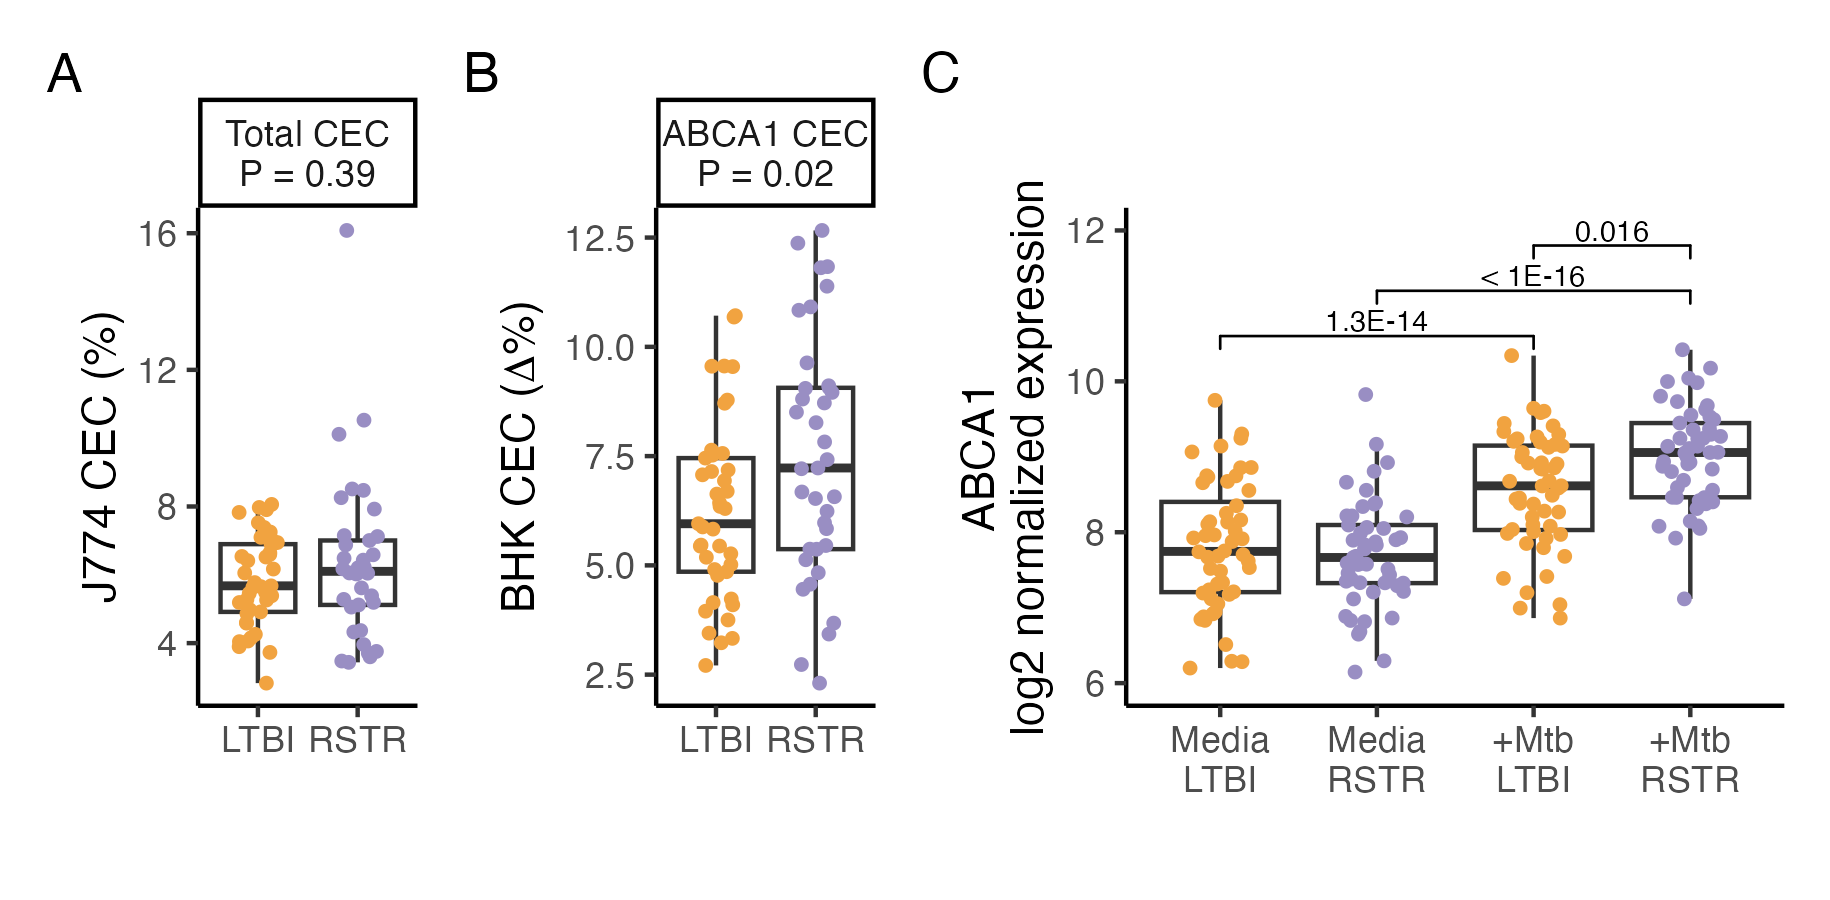

This chart was generated by the following R code:
library(tidyverse)
library(patchwork)
library(readxl)
library(ggpubr)

#### Efflux data ####
#Patient metadata
meta <- read_csv("data_refs/2021.09.08RSTR_Hawn_metadata.csv") %>% 
  distinct(FULLIDNO, RS_SUB_ACCESSION_NO, Sample_Group, M0_KCVSEX, KCHCA_AGE_YR_CURRENT,
           avgBMI, RISK_SCORE) %>% 
  drop_na(RS_SUB_ACCESSION_NO) %>% 
  arrange(FULLIDNO)

#Combine with lipoprotein and efflux data
dat <- read_excel("lipoprotein/data_raw/Study191_DMA_Efflux_ForKim211012.xlsx", 
                  sheet="DMA.data") %>% 
  select(AssayID, SUB_ACCESSION_NO) %>% #AssayID key only on sheet 1
  full_join(read_excel("lipoprotein/data_raw/Study191_DMA_Efflux_ForKim211012.xlsx", 
                       sheet="Efflux.data"), by = "AssayID") %>% 
  select(-Group) %>% 
  left_join(meta, by=c("SUB_ACCESSION_NO"="RS_SUB_ACCESSION_NO"))

# Filter to samples with kinship
kin <- read_csv("data_refs/kinship_Hawn_all.csv")

dat.kin <- dat %>% 
  filter(FULLIDNO %in% intersect(kin$rowname, dat$FULLIDNO)) %>% 
  select(AssayID, SUB_ACCESSION_NO, J774.ind:RISK_SCORE) %>% 
  select(-c(J774.basal,J774.abca1,ABCA1.basal,ABCA1.ind)) %>% 
  pivot_longer(J774.ind:ABCA1.spec, names_to = "gene") %>% 
  mutate(facet_lab = fct_recode(gene, 
                                "Total CEC"="J774.ind",
                                "ABCA1 CEC"="ABCA1.spec"
                                ))

#Filter to significant hits
dat.signif <- read_csv("lipoprotein/results/lipoprot_efflux_model_results.csv") %>% 
  filter(variable == "Sample_Group") %>% 
  right_join(dat.kin) %>% 
  rowwise() %>% 
  mutate(facet_lab = paste0(facet_lab,"\nP = ",round(pval,digits=2)),
         facet_lab = factor(facet_lab,
                            levels=c("Total CEC\nP = 0.39",
                                     "ABCA1 CEC\nP = 0.02")))

### Efflux summary ####
# dat.signif %>% 
#   group_by(gene,Sample_Group) %>% 
#   summarise(m = mean(value),
#             sd = sd(value)) %>% 
#   View()
# 
# dat.signif %>% 
#   group_by(gene) %>% 
#   summarise(m = mean(value),
#             sd = sd(value)) %>% 
#   View()

#### Efflux J774 ####
plot1 <- dat.signif %>%
  filter(grepl("J774",gene)) %>% 
  
  ggplot(aes(x=Sample_Group, y=value)) +
  geom_boxplot(outlier.shape = NA) +
  geom_jitter(aes(color=Sample_Group), width=0.2, height=0, size=1) +
  theme_classic() +
  labs(x="",y="J774 CEC (%)") +
  scale_color_manual("", values = c("#f1a340","#998ec3")) +
  theme(legend.position = "none") +
  facet_wrap(~facet_lab)
# plot1

#### Efflux BHK ####
plot3 <- dat.signif %>%
  filter(gene %in% c("ABCA1.spec")) %>% 
  
  ggplot(aes(x=Sample_Group, y=value)) +
  geom_boxplot(outlier.shape = NA) +
  geom_jitter(aes(color=Sample_Group), width=0.2, height=0, size=1) +
  theme_classic() +
  labs(x="",y=expression(`BHK CEC (`*Delta*`%)`)) +
  scale_color_manual("", values = c("#f1a340","#998ec3")) +
  theme(legend.position = "none") +
  facet_wrap(~facet_lab, scales="free")
# plot3

#### RNAseq data ####
load("RNAseq/RSTR_RNAseq_data_for_eQTM.RData")
stat.dat <- data.frame(
  group1 = c("Media\nLTBI","Media\nRSTR","+Mtb\nLTBI"),
  group2 = c("+Mtb\nLTBI","+Mtb\nRSTR","+Mtb\nRSTR"),
  y.position  = c(10.6,11.2,11.8),
  symbol = c("1.3E-14","< 1E-16","0.016")
)

#### RNAseq plot ####
plot4 <- as.data.frame(dat.combined.voom$E) %>% 
  rownames_to_column("geneName") %>% 
  filter(geneName == "ABCA1") %>% 
  pivot_longer(-geneName, names_to = "libID") %>% 
  left_join(dat.combined.voom$targets) %>% 
  mutate(condition = recode(condition, "MEDIA"="Media",
                            "TB"="+Mtb")) %>% 
  mutate(x=paste(condition, Sample_Group, sep="\n"),
         x=factor(x, levels=c("Media\nLTBI", "Media\nRSTR", 
                              "+Mtb\nLTBI", "+Mtb\nRSTR"
         ))) %>% 
  
  ggplot(aes(x=x, y=value)) +
  geom_boxplot(outlier.shape = NA) +
  geom_jitter(width=0.2, aes(color=Sample_Group), size=1) +
  stat_pvalue_manual(stat.dat, label="symbol", size=2.5
                     ) +
  theme_classic() +
  labs(x="", y="ABCA1\nlog2 normalized expression") +
  scale_color_manual("", values = c("#f1a340","#998ec3")) +
  theme(legend.position = "none") +
  lims(y=c(6,12))
# plot4

#### Save ####
lo <- "
ABCCC
"
plot_all <- plot1 + plot3 +plot4 + 
  plot_annotation(tag_levels = "A") +
  plot_layout(design = lo)

# plot_all

ggsave(plot_all, file="publication/Fig5.efflux.png",
       width=6.1, height=3)
ggsave(plot_all, file="publication/Fig5.efflux.pdf",
       width=6.1, height=3)
